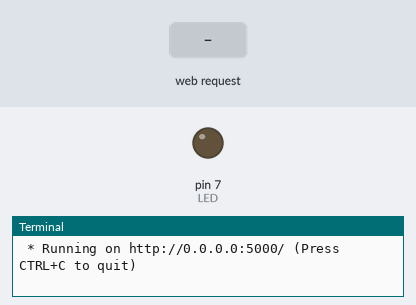
Simulated run of this program. Board: Raspberry Pi (header pin numbers). Shown: output pins drawn as LEDs (lit = HIGH), the last lines printed to the terminal. Inputs (shaded band) come from the test bench. The clock reads 2024-03-15 10:24:30 at power-on unless the program sets it.

Above: at 1.2 s.
1.3 s: HTTP request for /led/on received
At 2.5 s:
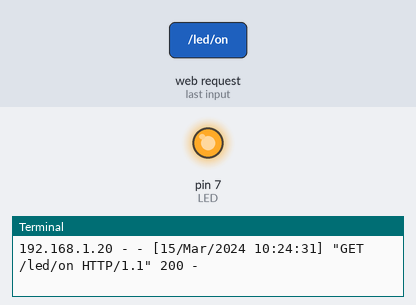
4.3 s: HTTP request for /gpio/cleanup received
At 4.8 s:
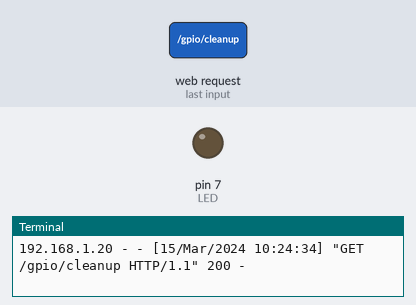
Timing chart, 0 to 7.3 s (numbered marks = the images above; inputs shaded):
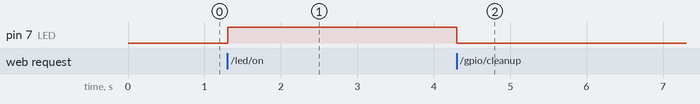

Measured:
- after the input at 1.3 s, pin 7 (LED): LOW → HIGH at once
- after the input at 4.3 s, pin 7 (LED): HIGH → LOW at once

The program:

ver4.py
```python
from flask import Flask, request
import RPi.GPIO as GPIO

app = Flask(__name__)

LED = 7
GPIO.setmode(GPIO.BOARD)        #BOARD는 커넥터 pin번호 사용
GPIO.setup(LED, GPIO.OUT, initial=GPIO.LOW)

@app.route("/")
def helloworld():
    return "Hello World"

@app.route("/led/<state>")          # state의 값으로 경로명을 사용함
def led(state):
    if state =='on':
        GPIO.output(LED, GPIO.HIGH)
    else:
        GPIO.output(LED, GPIO.LOW)
    return "LED " + state

@app.route("/gpio/cleanup")
def gpio_cleanup():
    GPIO.cleanup()
    return "GPIO CLEANUP"

if __name__ == "__main__":
    app.run(host="0.0.0.0")
```
